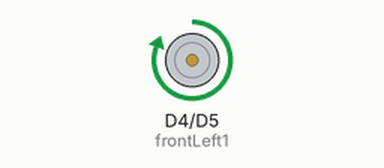
Simulated run of this sketch. Board: ESP8266 (NodeMCU). Shown: motor-driver pin pairs drawn as motors (green arrow = first pin HIGH = forward, orange = second pin HIGH = backward, longer = more drive).

Above: at 1.0 s.
At 3.0 s:
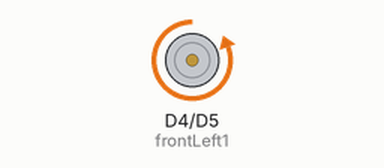
Timing chart, 0 to 5.2 s (numbered marks = the images above):
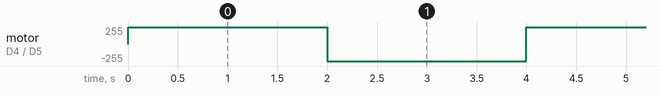

Measured:
- by itself, motor on D4 (frontLeft1) / D5 (frontLeft2): alternates forward 255/255 for 2.0 s and backward 255/255 for 2.0 s

The sketch:

sketch_jan09a.ino
```cpp
//#define LED D1

const int frontRight1 = D2;
const int frontRight2 = D3;
const int frontLeft1 = D4;
const int frontLeft2 = D5;


void setup() {
    pinMode(frontRight1, OUTPUT);
    pinMode(frontRight2, OUTPUT);
    pinMode(frontLeft1, OUTPUT);
    pinMode(frontLeft2, OUTPUT);
}

void loop() {
    // put your main code here, to run repeatedly:

    digitalWrite(frontRight1, HIGH);
    digitalWrite(frontRight2, LOW);
    digitalWrite(frontLeft1, HIGH);
    digitalWrite(frontLeft2, LOW);
    delay(2000);
    digitalWrite(frontRight2, HIGH);
    digitalWrite(frontRight1, LOW);
    digitalWrite(frontLeft2, HIGH);
    digitalWrite(frontLeft1, LOW);
    delay(2000);


}
```
